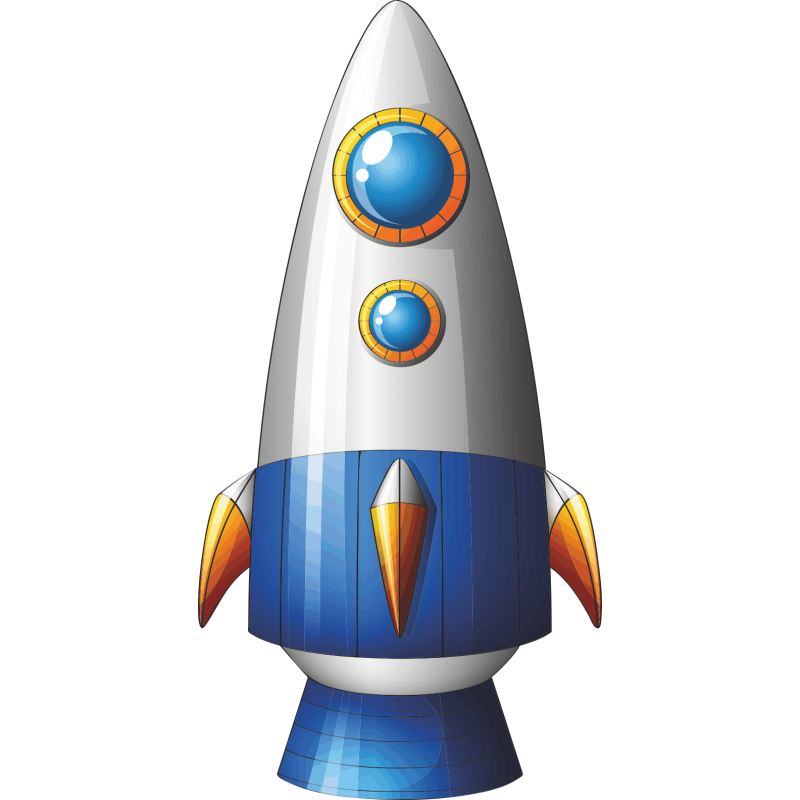
#> input picture ship.png, 800 x 800 px
$ python -i game_start.py   (imports and definitions only)
#> lines starting #> are read from the running program, lines starting #| are printed output that depends on the picture
import tkinter as tk
from PIL import Image, ImageTk
import random

def create_start_screen():
    width, height = 800, 600
    background = Image.new("RGB", (width, height), (10, 10, 50))
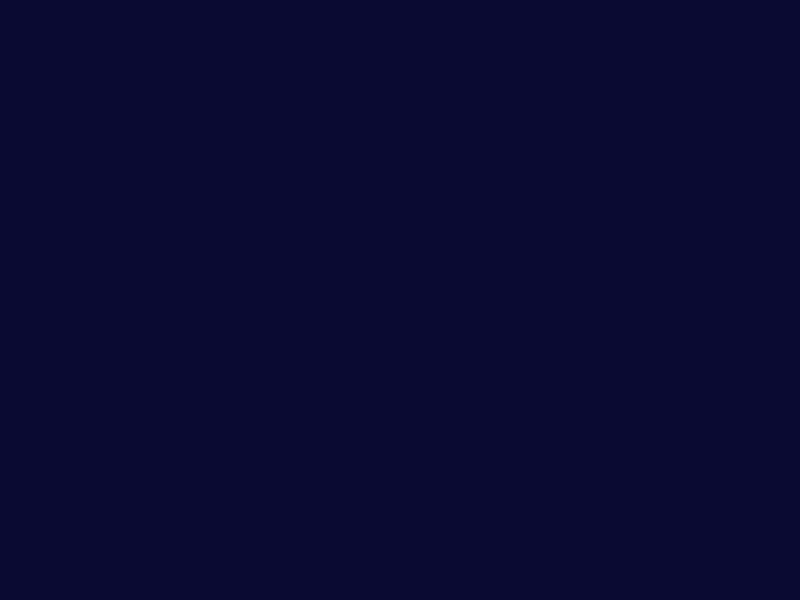
#> background: PIL image 800x600 RGB; mean R, G, B 10, 10, 50

    ship_image = Image.open("ship.png")
#> ship_image is the input picture: PIL image 800x800 RGBA; mean R, G, B, A 162.9, 165.8, 170.3, 74.8
    asteroid_image = Image.open("asteroid.png")
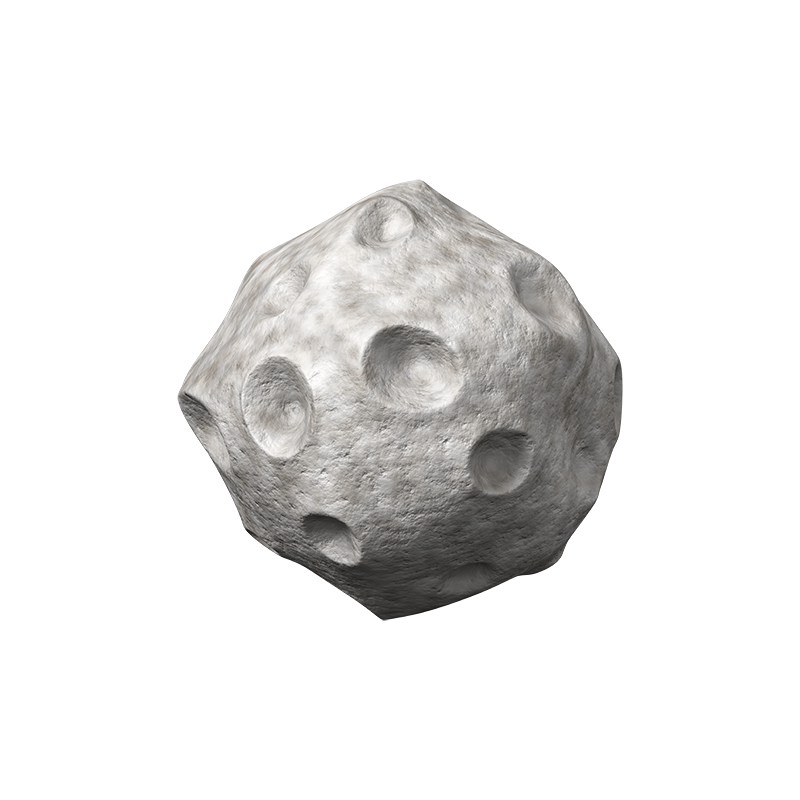
#> input picture asteroid.png, 800 x 800 px
#> asteroid_image is the input picture: PIL image 800x800 RGBA; mean R, G, B, A 222.8, 222.2, 221.5, 53.7

    ship_image = ship_image.resize((400, 400))
#> ship_image: PIL image 400x400 RGBA
    ship_image = ship_image.rotate(-25, expand=True)
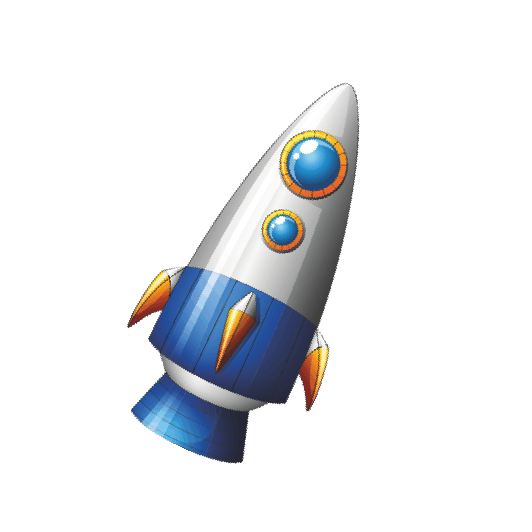
#> ship_image: PIL image 532x532 RGBA; mean R, G, B, A 21, 22.7, 25.2, 42.3; transparent parts drawn white
    ship_x = -200
    ship_y = 200
    for _ in range(100):
        star_x = random.randint(0, width - 1)
        star_y = random.randint(0, height - 1)
        background.putpixel((star_x, star_y), (255, 255, 255))

    background.paste(ship_image, (ship_x, ship_y), ship_image)
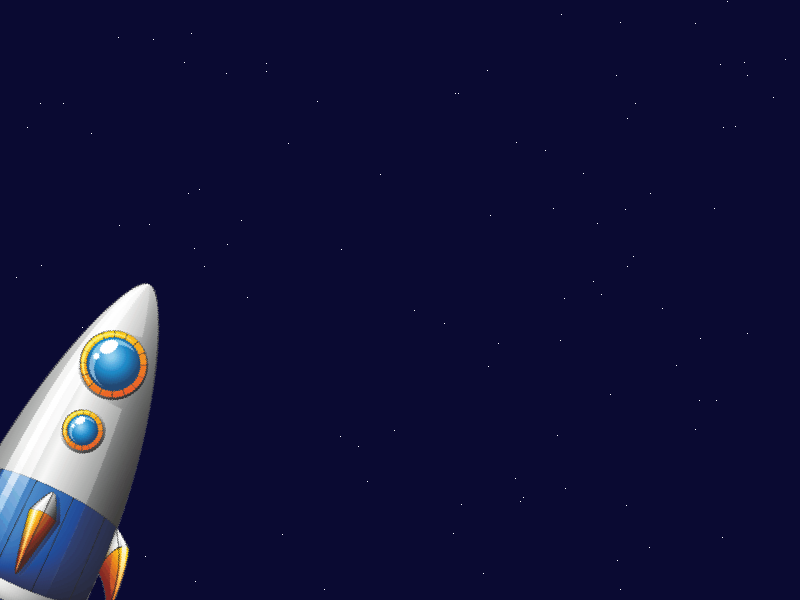
#> background: PIL image 800x600 RGB; mean R, G, B 19.4, 19.7, 57.4

    asteroid_data = [
        {"position": (-100, 70), "size": (200, 200)},
        {"position": (200, -30), "size": (100, 100)},
        {"position": (400, 100), "size": (150, 150)},
        {"position": (500, 400), "size": (80, 80)},
        {"position": (650, 150), "size": (55, 55)},
        {"position": (500, 450), "size": (300, 300)},
        {"position": (300, 350), "size": (65, 65)},
        {"position": (375, 480), "size": (80, 80)}
    ]

    for asteroid in asteroid_data:
        asteroid_image_resized = asteroid_image.resize(asteroid["size"])
        background.paste(asteroid_image_resized, asteroid["position"],
                         asteroid_image_resized)
#> this loop made 8 passes
#> pass 2, in create_start_screen, `asteroid_image_resized = asteroid_image.resize(asteroid["size"])`:
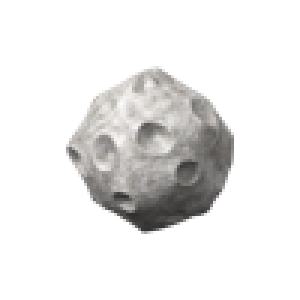
#> asteroid_image_resized: PIL image 100x100 RGBA (shown 3 times larger); mean R, G, B, A 34.3, 33.7, 33.1, 53.7; transparent parts drawn white
#> after the loop:
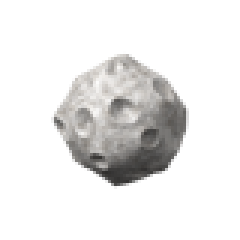
#> asteroid_image_resized: PIL image 80x80 RGBA (shown 3 times larger); mean R, G, B, A 34.8, 34.2, 33.5, 53.8; transparent parts drawn white
#> after the loop:
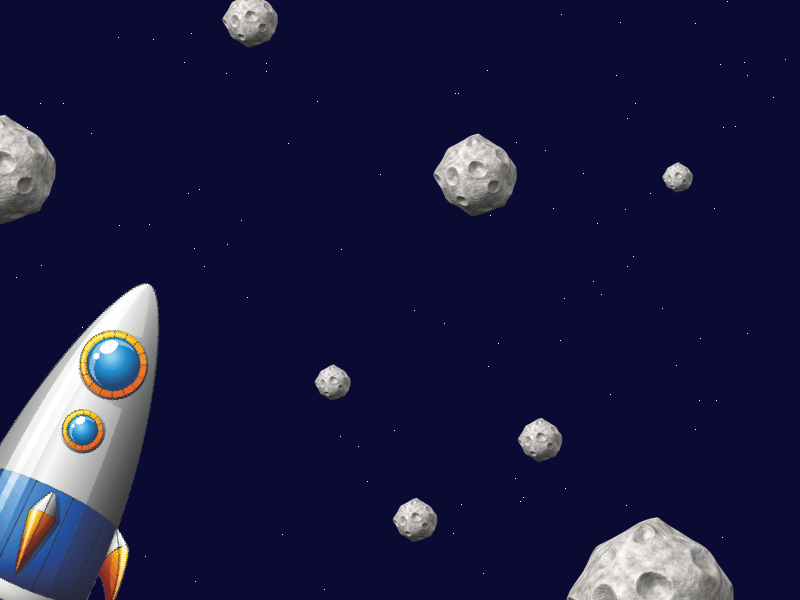
#> background: PIL image 800x600 RGB; mean R, G, B 27.3, 27.5, 63


    return background

>>> result = create_start_screen()
